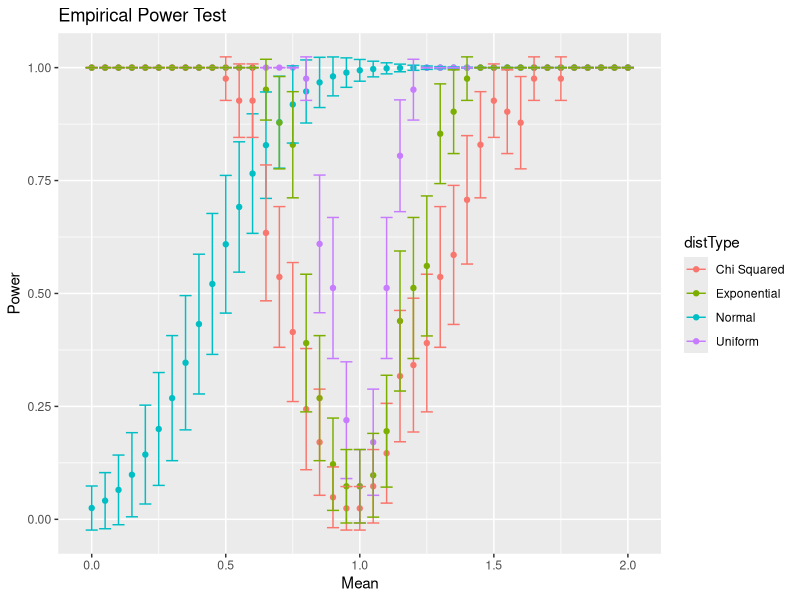

R code for this plot:
## ---- chunk 1
knitr::opts_chunk$set(echo = TRUE)
## ---- chunk 2
library(ggplot2)
## ---- chunk 3
#Part a: looking at a type I error
#all follow a similar algorithm as shown on page 193 in SCRR
n <- 100 #number of replicates
a <- 0.05 #significance level alpha
muA <- mean(rchisq(n, df = 1)) #mu0 in part a
muB <- mean(runif(n, 0, 2)) #mu0 in part b
muC <- mean(rexp(n, rate = 1)) #mu0 in part c
#become alternatives in the estimate power of a test (b).

m <- 1000 #number of replicates
pA <- numeric(m)
pB <- numeric(m)
pC <- numeric(m)

for(i in 1:m){
  xA <- rchisq(n, df = 1) #sample dist part a
  xB <- runif(n, 0, 2) #sample dist part b
  xC <- rexp(n, rate = 1) #sample dist part c
  
  ttestA <- t.test(xA, alternative = "two.sided",mu = muA)
  ttestB <- t.test(xB, alternative = "two.sided",mu = muB)
  ttestC <- t.test(xC, alternative = "two.sided",mu = muC)
  
  pA[i] <- ttestA$p.value
  pB[i] <- ttestB$p.value
  pC[i] <- ttestC$p.value
}

pHatA <- mean(pA <= a)
pHatB <- mean(pB <= a)
pHatC <- mean(pC <= a)

seHatA <- sqrt(pHatA * (1- pHatA)/m)
seHatB <- sqrt(pHatB * (1- pHatB)/m)
seHatC <- sqrt(pHatC * (1- pHatC)/m)
#Means:
cat("The means (of the p-values) are: ", c(pHatA, pHatB, pHatC), "\n")
#SE:
cat("The standard errors (of the p-values) are: ", c(seHatA, seHatB, seHatC))

#Part b: Estimating power of a test and outputting empirical power curves of the t-test from the three previous situations
#initial data array
mu1 <- c(seq(0,2,1/20))
MC <- length(mu1)
powA <- numeric(MC)
powB <- numeric(MC)
powC <- numeric(MC)
powNorm <- numeric(MC)

#select theta_1 from the parameter subspace
#muA, muB, and muC values
#set for loop
for(j in 1:MC){
  #Chi Squared Distribution
  pvalA <- replicate(MC, expr = {
    xA <- rchisq(n, df = 1) #sample dist part a
    ttestA <- t.test(xA, alternative = "two.sided",mu = mu1[j])
    ttestA$p.value
  })
  powA[j] <- mean(pvalA <= a)
  #Uniform Distribution
  pvalB <- replicate(MC, expr = {
    xB <- runif(n, 0, 2) #sample dist part b
    ttestB <- t.test(xB, alternative = "two.sided",mu = mu1[j])
    ttestB$p.value
  })
  powB[j] <- mean(pvalB <= a)
  #Exponential Distribution
  pvalC <- replicate(MC, expr = {
    xC <- rexp(n, rate = 1) #sample dist part c
    ttestC <- t.test(xC, alternative = "two.sided",mu = mu1[j])
    ttestC$p.value
  })
  powC[j] <- mean(pvalC <= a)
  #Normal Distribution using power.t.test function
  powerTest <- power.t.test(n = MC, delta = mu1[j],sig.level = a,alternative = "two.sided")
  powNorm[j] <- powerTest$power
  
}

#making of the data frame
mean <- c(mu1,mu1,mu1,mu1)
powerR <- c(powNorm, powA, powB, powC)
distType <- c(replicate(MC, "Normal"),replicate(MC, "Chi Squared"),replicate(MC, "Uniform"),replicate(MC, "Exponential"))

data <- data.frame(mean, powerR,distType)

ggplot(data = data, aes(x = mean, y = powerR, color = distType)) +
  geom_point() +
  labs(x = 'Mean', y = 'Power', title = 'Empirical Power Test') +
  geom_errorbar(data = data, mapping = aes(x = mean, ymin = powerR - 2*(sqrt(powerR * (1- powerR)/MC)), ymax = powerR + 2*(sqrt(powerR * (1- powerR)/MC))))

## ---- chunk 4
#part a estimate alpha using MCEM
n <- 10 # distribution size
m <- 100 #Monte Carlo sample size
l <- 2 #lambda is equal to 2
#z test with Monte Carlo
ztest <- replicate(m, expr = {
  x <- rpois(n, l) #samples
  ztest <- (mean(x)-2)/(sd(x)/sqrt(n))
})
#alpha estimate
aMC <- mean(ztest > 2.326)

## ---- chunk 5

